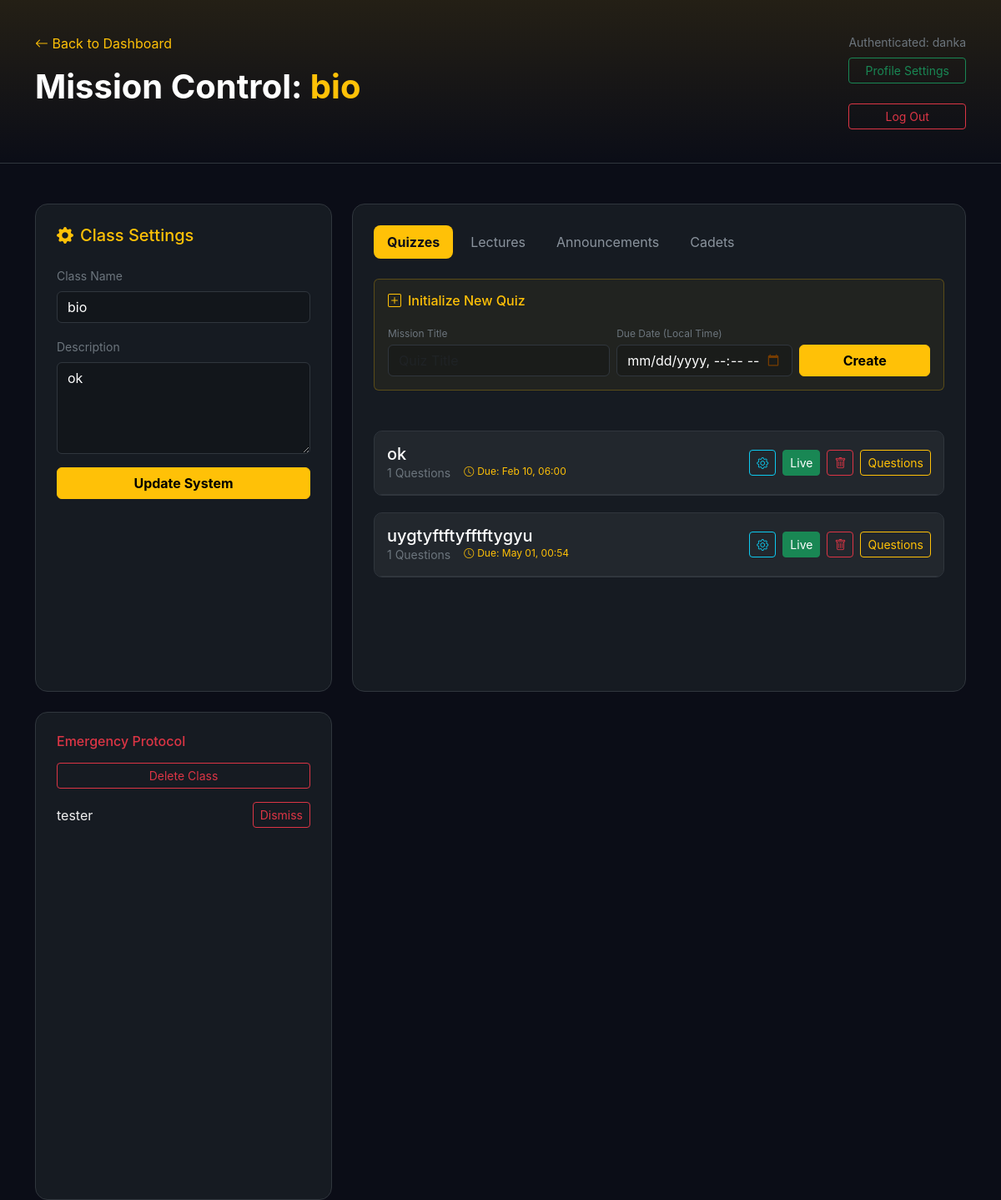
The page /classes/manage_class/3/ (signed in) on the database its author committed.
### classes/models.py (models this page shows, shortened)
class ClassModel(models.Model):
    name = models.CharField(max_length=200)
    description = models.TextField()
    author = models.ForeignKey(User, on_delete=models.CASCADE)
    tags = models.ManyToManyField(Tag, related_name="classes")
    students = models.ManyToManyField(User, related_name="enrolled_classes", blank=True)

class Quiz(models.Model):
    course = models.ForeignKey(ClassModel, on_delete=models.CASCADE, related_name='quizzes')
    title = models.CharField(max_length=200)
    is_published = models.BooleanField(default=False)
    created_at = models.DateTimeField(auto_now_add=True)
    due_date = models.DateTimeField(null=True, blank=True)

### classes/views.py (the view, shortened to what this page needs)
# urls.py: path("manage_class/<int:pk>/", views.manage_class, name="manage_class"),
@login_required
def manage_class(request, pk):
    class_obj = get_object_or_404(ClassModel, pk=pk)
    quizzes = class_obj.quizzes.all().order_by('-created_at')
    quizzes = Quiz.objects.filter(course=class_obj)
    students = class_obj.students.all()
    submissions = SubmitQuiz.objects.filter(quiz__course=class_obj)
    all_data = {}
    for student in students:
        all_data[student.username] = [
        ["Student username", "Quiz", "Correct answers", "Incorrect answers", "Date submited", "Punctuality"]
    ]
    for sub in submissions:
        name = sub.student.username
        tab = all_data.get(name)
        if tab is not None:
            if sub.date <= sub.quiz.due_date:
                punc = "On time"
            else:
                punc = "Late"
            tab.append([name, sub.quiz.title, sub.score, sub.quiz.questions.count() - sub.score, sub.date, punc])
        else:
            continue
    return render(request, 'classes/manage_class.html', {
        'class_obj': class_obj,
        'quizzes': quizzes,
        'students': class_obj.students.all(),
        'lectures': class_obj.lectures.all(),
        'dictionary' : all_data,
        'announcements': class_obj.announcements.all(),
    })

### classes/models.py (called while the page is built)
    def get_file_count(self):
        files = [self.file_1, self.file_2, self.file_3, self.file_4, self.file_5]
        return len([f for f in files if f])

### classes/templates/classes/manage_class.html (shortened to what this page needs)
{% load static %}
<!DOCTYPE html>
<html lang="en">
<head>
    <link rel="stylesheet" href="https://cdn.jsdelivr.net/npm/bootstrap-icons@1.11.1/font/bootstrap-icons.css">
    <link href="https://cdn.jsdelivr.net/npm/bootstrap@5.3.0/dist/css/bootstrap.min.css" rel="stylesheet">
</head>
<body>
<header class="manage-header mb-5">
    <div class="container d-flex justify-content-between align-items-start">
        <div>
            <a href="{% url 'classes:index' %}" class="text-warning text-decoration-none mb-3 d-inline-block">
                <i class="bi bi-arrow-left"></i> Back to Dashboard
            </a>
            <h1 class="display-6 fw-bold text-white">Mission Control: <span class="text-warning">{{ class_obj.name }}</span></h1>
        </div>
        <div class="text-end">
            <p class="small text-secondary mb-2">Authenticated: {{ user.username }}</p>
            <form action="{% url 'accounts:profile_settings' request.user.pk %}" method="post">
                <button type="submit" class="btn btn-outline-success btn-sm w-100">
                    Profile Settings
                </button>
            </form>
<br>
            <form action="{% url 'classes:log_out' %}" method="post">
                <button type="submit" class="btn btn-outline-danger btn-sm w-100">
                    Log Out
                </button>
            </form>
        </div>
    </div>
</header>
<main class="container mb-5">
    <div class="row g-4">
        <div class="col-lg-4">
            <div class="glass-card mb-4">
                <h3 class="h5 text-warning mb-4"><i class="bi bi-gear-fill me-2"></i>Class Settings</h3>
                <form method="POST">
                    <div class="mb-3">
                        <label class="form-label text-secondary small">Class Name</label>
                        <input type="text" name="name" class="form-control" value="{{ class_obj.name }}">
                    </div>
                    <div class="mb-3">
                        <label class="form-label text-secondary small">Description</label>
                        <textarea name="description" class="form-control" rows="4">{{ class_obj.description }}</textarea>
                    </div>
                    <button type="submit" name="manage" value="change" class="btn btn-warning w-100 fw-bold">Update System</button>
                </form>
            </div>
            <div class="glass-card">
                <h3 class="h6 text-danger mb-3">Emergency Protocol</h3>
                <form method="POST" onsubmit="return confirm('Delete this class and all data?');">
                    <button type="submit" name="manage" value="delete" class="btn btn-outline-danger btn-sm w-100">Delete Class</button>
                </form>
                {% for student in students %}
                   <ul class="mt-3 list-unstyled">
                        <li class="d-flex justify-content-between align-items-center mb-2">
                            <span>{{ student.username }}</span>
                            <form action="{% url 'classes:dismiss' class_obj.pk student.pk %}"
                                  method="POST"
                                  onsubmit="return confirm('Are you sure you want to dismiss {{ student.username }} from this class?');">
                                <button type="submit" class="btn btn-sm btn-outline-danger">Dismiss</button>
                            </form>
                        </li>
                    </ul>
                {% endfor %}
            </div>
        </div>
        <div class="col-lg-8">
            <div class="glass-card">
                <ul class="nav nav-pills mb-4" id="pills-tab" role="tablist">
                    <li class="nav-item"><button class="nav-link active" data-bs-toggle="pill" data-bs-target="#quiz-content">Quizzes</button></li>
                    <li class="nav-item"><button class="nav-link" data-bs-toggle="pill" data-bs-target="#lecture-content">Lectures</button></li>
                    <li class="nav-item"><button class="nav-link" data-bs-toggle="pill" data-bs-target="#announcement-content">Announcements</button></li>
                    <li class="nav-item"><button class="nav-link" data-bs-toggle="pill" data-bs-target="#assign-content">Cadets</button></li>
                </ul>
                <div class="tab-content">
                    <div class="tab-pane fade show active" id="quiz-content">
                        <div class="mb-5 p-3 rounded border border-warning border-opacity-25" style="background: rgba(255,193,7,0.05)">
                            <h4 class="h6 text-warning mb-3"><i class="bi bi-plus-square me-2"></i>Initialize New Quiz</h4>
                            <form method="POST" class="row g-2 align-items-end">
                                <div class="col-md-5">
                                    <label class="tiny text-secondary mb-1">Mission Title</label>
                                    <input type="text" name="quiz_title" class="form-control" placeholder="Quiz Title" required>
                                </div>
                                <div class="col-md-4">
                                    <label class="tiny text-secondary mb-1">Due Date (Local Time)</label>
                                    <input type="datetime-local" name="due_date" class="form-control">
                                </div>
                                <div class="col-md-3">
                                    <button type="submit" name="manage" value="create_quiz_container" class="btn btn-warning w-100 fw-bold">Create</button>
                                </div>
                            </form>
                        </div>
                        {% for quiz in quizzes %}
                        <div class="quiz-container">
                            <div class="quiz-header d-flex justify-content-between align-items-center">
                                <div>
                                    <h5 class="mb-0 text-white">{{ quiz.title }}</h5>
                                    <div class="d-flex gap-3">
                                        <small class="text-secondary">{{ quiz.questions.count }} Questions</small>
                                        {% if quiz.due_date %}
                                        <small class="text-warning tiny"><i class="bi bi-clock me-1"></i>Due: {{ quiz.due_date|date:"M d, H:i" }}</small>
                                        {% endif %}
                                    </div>
                                </div>
                                <div class="d-flex gap-2">
                                    <button class="btn btn-sm btn-outline-info" data-bs-toggle="modal" data-bs-target="#editQuiz{{ quiz.id }}"><i class="bi bi-gear"></i></button>
                                    <form method="POST">
                                        <button type="submit" name="manage" value="toggle_quiz" class="btn btn-sm {% if quiz.is_published %}btn-success{% else %}btn-outline-secondary{% endif %}">
                                            {% if quiz.is_published %}Live{% else %}Draft{% endif %}
                                        </button>
                                    </form>
                                    <form method="POST" onsubmit="return confirm('Permanently delete this quiz?');">
                                        <button type="submit" name="manage" value="delete_quiz" class="btn btn-sm btn-outline-danger"><i class="bi bi-trash"></i></button>
                                    </form>
                                    <button class="btn btn-sm btn-outline-warning" data-bs-toggle="collapse" data-bs-target="#quiz-{{ quiz.id }}">Questions</button>
                                </div>
                            </div>
                        </div>
                        {% endfor %}
                    </div>
                </div>
            </div>
        </div>
    </div>
</main>
</body>
</html>

### classes/templates/classes/manage_class.html (style rules this page uses)
:root { --space-black: #0b0d17; --star-gold: #ffc107; --star-blue: #0dcaf0; --card-bg: #161b22; --border-color: #30363d; }
body { background-color: var(--space-black); color: #f0f0f0; font-family: 'Inter', sans-serif; }
.manage-header { background: linear-gradient(180deg, rgba(255,193,7,0.1) 0%, rgba(11,13,23,1) 100%); padding: 40px 0; border-bottom: 1px solid var(--border-color); }
.glass-card { background-color: var(--card-bg); border: 1px solid var(--border-color); border-radius: 15px; padding: 25px; height: 100%; }
.form-control, .form-select { background-color: rgba(0, 0, 0, 0.2); border: 1px solid var(--border-color); color: white; }
.nav-pills .nav-link { color: #8b949e; border-radius: 8px; margin-right: 5px; }
.nav-pills .nav-link.active { background-color: var(--star-gold); color: var(--space-black); font-weight: bold; }
.quiz-container { border: 1px solid var(--border-color); border-radius: 10px; overflow: hidden; margin-bottom: 20px; }
.quiz-header { background: rgba(255,255,255,0.05); padding: 15px; border-bottom: 1px solid var(--border-color); }
input[type="datetime-local"] { color-scheme: dark; position: relative; }
.tiny { font-size: 0.75rem; }

### rows shown on the page
ClassModel: name "bio", description "ok"
Quiz: title "ok", questions.count "1", due_date "Feb 10, 06:00", is_published "Live"
Quiz: title "uygtyftftyfftftygyu", questions.count "1", due_date "May 01, 00:54", is_published "Live"

### other values the page prints
{{ user.username }} "danka"
{{ student.username }} "tester"
